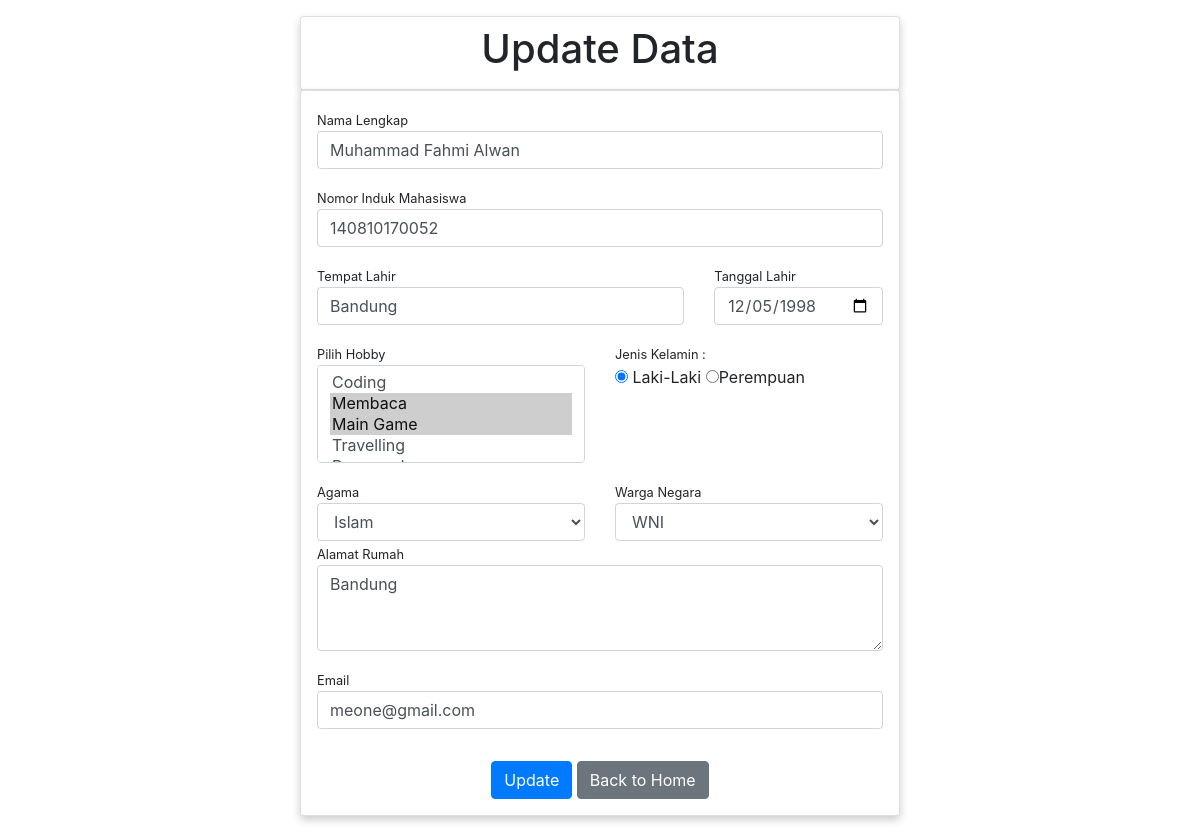
Screenshot of /view_edit.php?nim=140810170052 with the database file from the repository.
### tables this page shows
CREATE TABLE `tb_biodata` (
  `nim` varchar(12) NOT NULL,
  `nama` varchar(100) NOT NULL,
  `tmp_lhr` varchar(100) NOT NULL,
  `tgl_lhr` date NOT NULL,
  `jk` char(1) NOT NULL,
  `agama` varchar(20) NOT NULL,
  `warganegara` varchar(3) NOT NULL,
  `hobby` varchar(100) NOT NULL,
  `alamat` varchar(200) NOT NULL,
  `email` varchar(20) NOT NULL
);

### view_edit.php (the view, shortened to what this page needs)
<?php
     include("config.php");
     $nim = $_GET['nim'];
     $getData = "SELECT * FROM tb_biodata WHERE nim = $nim";
     $query = mysqli_query($konek, $getData);
     $biodata = mysqli_fetch_assoc($query);
?>
<!DOCTYPE html>
<html>
  <head>
    <link rel="stylesheet" href="css/style.css" type="text/css">
    <link rel="stylesheet" href="css/bootstrap.css" type="text/css">
  </head>
  <body>
    <div class="container mt-3 mb-3">
         <div class="row card p-2">
              <h1 class="text-center">Update Data</h1>
         </div>
         <div class="row card p-3">
              <form action="edit.php" method="POST">
                   <fieldset class="form-group">
                        <p>
                             <small>Nama Lengkap</small>
                             <input type="text" class="form-control" name="nama" placeholder="Masukan Nama Lengkap" value="<?php echo $biodata['nama']; ?>" required>
                        </p>
                        <p>
                             <small>Nomor Induk Mahasiswa</small>
                             <input type="text" class="form-control" name="nim"  placeholder="Masukan NIM" value="<?php echo $biodata['nim']; ?>" required>
                        </p>
                        <div class="row">
                             <div class="col-md-8">
                                  <small>Tempat Lahir</small>
                                  <input type="text" class="form-control" name="tmp_lhr" placeholder="Tempat Lahir" value="<?php echo $biodata['tmp_lhr']; ?>" required>
                             </div>
                             <div class="col-md-4">
                                  <small>Tanggal Lahir</small>
                                  <input type="date" class="form-control" name="tgl_lhr" placeholder="Tanggal Lahir" value="<?php echo $biodata['tgl_lhr']; ?>" required>
                             </div>
                        </div>
                        <p>
                             <div class="row">
                                 <div class="col-md-6">
                                      <small>Pilih Hobby</small>
                                      <select multiple class="form-control" name="hobby[]" required>
                                           <?php
                                           $s_hobby = $biodata['hobby'];
                                           $a_hobby = explode(",", $s_hobby);
                                           $list = ['Coding','Membaca','Main Game','Travelling','Bersepeda'];
                                           foreach ($list as $x){
                                                echo "<option ".(in_array($x, $a_hobby)?"selected":"").">$x</option>";
                                           }
                                           ?>
                                      </select>
                                 </div>
                                 <div class="col-md-6">
                                      <small>Jenis Kelamin : </small>
                                      <?php $jk = $biodata['jk']; ?>
                                      <div class="custom-radio">
                                          <label>
                                               <input type="radio" name="radiojk" value="L" <?php echo ($jk == 'L') ? "checked": "" ?> required> Laki-Laki
                                          </label>
                                          <label>
                                               <input type="radio" name="radiojk" value="P" <?php echo ($jk == 'P') ? "checked": "" ?> >Perempuan
                                          </label>
                                     </div>
                                 </div>
                            </div>
                        </p>
                        <div class="row">
                             <div class="col-md-6">
                                  <small>Agama</small>
                                  <?php $agama = $biodata['agama']; ?>
                                  <select class="form-control" name="agama" required>
                                       <option <?php echo ($agama == 'Islam') ? "selected": "" ?> >Islam</option>
                                  </select>
                             </div>
                             <div class="col-md-6">
                                  <small>Warga Negara</small>
                                  <?php $wn = $biodata['warganegara']; ?>
                                  <select class="form-control" name="warganegara">
                                       <option <?php echo ($wn == 'WNI') ? "selected": "" ?> >WNI</option>
                                  </select>
                             </div>
                        </div>
                        <p>
                             <small>Alamat Rumah</small>
                             <textarea class="form-control" name="alamat" rows="3" cols="80" placeholder="Masukan Alamat Rumah"><?php echo $biodata['alamat']; ?></textarea>
                        </p>
                        <p>
                             <small>Email</small>
                             <input type="email" class="form-control" name="email" placeholder="Alamat Email" value="<?php echo $biodata['email']; ?>" required>
                        </p>
                   </fieldset>
                   <div class="text-center">
                        <input class="btn btn-primary" type="submit" name="updateData" value="Update">
                        <a href="index.php" class="btn btn-secondary">Back to Home</a>
                   </div>
              </form>
         </div>
    </div>
  </body>
</html>

### css/style.css (style rules this page uses)
.container { width: 50% !important; }
.card { box-shadow: 0 4px 8px 0 rgba(0,0,0, 0.2); }
.text-center { text-align: center; }

### rows the page displays
tb_biodata: nama "Muhammad Fahmi Alwan", nim "140810170052", tmp_lhr "Bandung", tgl_lhr "12/05/1998", hobby "Coding / Membaca ☑ / Main Game ☑ / Travelling", jk "☑ Laki-Laki", jk "☐ Perempuan", agama "Islam", warganegara "WNI", alamat "Bandung", email "meone@gmail.com"
